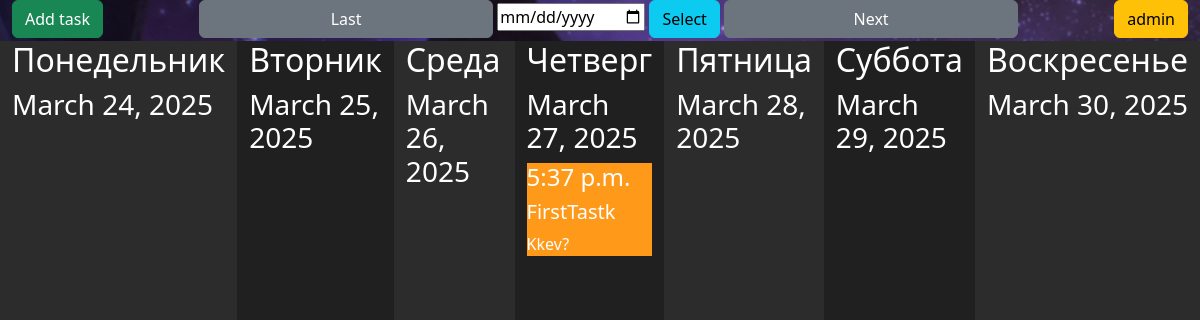
The app's page /planner/ (signed in) with its own data.
### planner/models.py (models this page shows, shortened)
class Task(models.Model):
    user = models.ForeignKey(User, on_delete=models.CASCADE)
    title = models.CharField('Title',max_length=50)
    announce = models.CharField('Announce',max_length=250)
    date = models.DateField('Date', blank=True, default=datetime.datetime.now().date())
    time = models.TimeField('Time', blank=True, default=datetime.datetime.now().time())
    description = models.TextField('Description', blank=True, default="")

### planner/views.py (the view)
# urls.py: path('', views.index),
@login_required
def index(request):
    responce = api.TaskViewSet
    tasks = responce.get_tasks_for_user(request.user)
    if ('date' in request.GET):
        date = request.GET['date']
        if date == '':
            date = DateManager.getCurrentDate()
        else:
            date = DateManager.getDataFromStr(date)
        weekday = []
        if (request.GET['action'] == 'Last'):
            weekday = DateManager.getWeekDates(DateManager.getLastWeek(date))
        if (request.GET['action'] == 'Next'):
            weekday = DateManager.getWeekDates(DateManager.getNextWeek(date))
        if (request.GET['action'] == 'Select'):
            weekday = DateManager.getWeekDates(date)
    else:
        weekday = DateManager.getWeekDates(DateManager.getCurrentDate())
    return render(request, 'planner/index.html', {'weekday': weekday, 'tasks': tasks, 'username': request.user})

### planner/api.py (called while the page is built)
    def get_tasks_for_user(user):
        user = user
        queryset = Task.objects.filter(user = user)
        return queryset

### planner/tools/dateTimeManager.py (called while the page is built)
    @staticmethod
    def getWeekMonday(weeks_day: datetime) -> datetime:
        return weeks_day - datetime.timedelta(weeks_day.weekday())

    @staticmethod
    def getWeekDates(weeks_day: datetime) -> list:
        monday = DateManager.getWeekMonday(weeks_day)
        weekdates = []
        for i in range(7):
            weekdates.append((monday + datetime.timedelta(i)).date())
        return list(zip(DateManager.weekday_name, weekdates))

    @staticmethod
    def getCurrentDate() -> datetime:
        return datetime.datetime.now()

### planner/templates/planner/index.html (shortened to what this page needs)
{% extends 'main/layout.html' %}
{% block content %}
<div class="container-fluid text-center">
<div class="text-center">
    <form action="{% url 'addTask' %}" method="get" style="display:inline;">
        <button type="submit" class="btn btn-success float-start">Add task</button>
    </form>
    <form action="" method="GET" style="display:inline;">
        <button type="submit" class="btn btn-secondary w-25 mx-auto">Last</button>
    </form>
    <form action="" method="GET" style="display:inline;">
        <input type="date" name="date">
        <button type="submit" class="btn btn-info w-10 mx-auto">Select</button>
    </form>
    <form action="" method="GET" style="display:inline;">
        <button type="submit" class="btn btn-secondary w-25 mx-auto">Next</button>
    </form>
    {% if username %}
    <form action="/accounts/logout/" method="post" style="display:inline;">
        <button type="submit" class="btn btn-warning float-end">{{ username }}</button>
    </form>
    {% endif %}
</div>
</div>
<div class="container-fluid">
    <div class="row">
        {% for day in weekday %}
            {% if forloop.counter|divisibleby:"2" %}
                <div class="col vh-100 first">
            {% else %}
                <div class="col vh-100 second">
            {% endif %}
                <h2> {{ day.0 }} </h2>
                <h3>{{ day.1 }}</h3>
                    {% for el in tasks %}
                        {% if el.date == day.1 %}
                            <div class="col-fluid" style="background-color: #ff9919">
                                <h4> {{ el.time }} </h4>
                                <h5> {{ el.title }}</h5>
                                <p> {{ el.announce }}</p>
                            </div>
                        {% endif %}
                    {% endfor %}
            </div>
        {% endfor %}
    </div>
</div>
{% endblock %}

### main/static/main/css/main.css (style rules this page uses)
body { background: #181818; background-image: url("../img/background.jpg"); color: white; }
form { display: table; }
p { display: table-row; }
input { display: table-cell; margin-bottom: 10px; }
.first { color: white; background: #202020; }
.second { color: white; background: #2c2c2c; }

### records on screen
Task: time "5:37 p.m.", title "FirstTastk", announce "Kkev?"

### other values on screen
{{ username }} "admin"
{{ day.0 }} "Понедельник" "Вторник" "Среда" "Четверг" "Пятница" "Суббота" "Воскресенье"
{{ day.1 }} "March 24, 2025" "March 25, 2025" "March 26, 2025" "March 27, 2025" "March 28, 2025" "March 29, 2025" "March 30, 2025"
